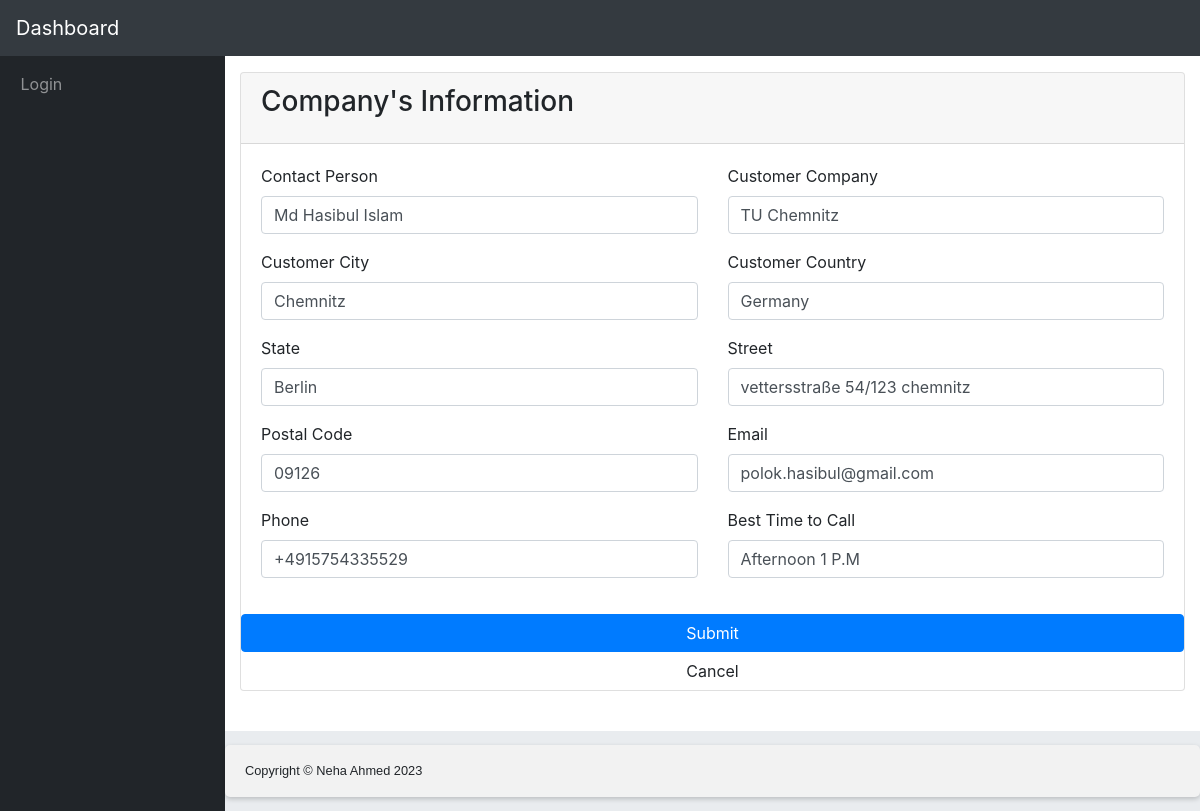
Page /company/1/update/ on the committed database.
### company/models.py (models this page shows, shortened)
class CompanyDetails(models.Model):
    customer_no = models.CharField(max_length=50)
    contact_person = models.CharField(max_length=100)
    customer_company = models.CharField(max_length=100)
    city = models.CharField(max_length=100)
    country = models.CharField(max_length=100)
    state = models.CharField(max_length=100)
    street = models.CharField(max_length=100)
    postal_code = models.CharField(max_length=50)
    email = models.EmailField()
    phone = models.CharField(max_length=50)
    best_time_to_call = models.CharField(max_length=100)

### company/views.py (the view)
# urls.py: path('<int:pk>/update/', update_company_details, name='update_company_details'),
def update_company_details(request, pk):
    company_details = get_object_or_404(CompanyDetails, pk=pk)
    form = CompanyDetailsForm(request.POST or None, instance=company_details)
    if request.method == 'POST' and form.is_valid():
        form.save()
        return redirect('company_details_detail', pk=company_details.pk)
    return render(request, 'company/company_details_form.html', {'form': form, 'my_object': company_details})

### company/forms.py
class CompanyDetailsForm(forms.ModelForm):
    class Meta:
        model = CompanyDetails
        fields = [ 'contact_person', 'customer_company', 'city', 'country', 'state', 'street', 'postal_code', 'email', 'phone', 'best_time_to_call']
        widgets = {
            'contact_person': forms.TextInput(attrs={'class': 'form-control'}),
            'customer_company': forms.TextInput(attrs={'class': 'form-control'}),
            'city': forms.TextInput(attrs={'class': 'form-control'}),
            'country': forms.TextInput(attrs={'class': 'form-control'}),
            'state': forms.TextInput(attrs={'class': 'form-control'}),
            'street': forms.TextInput(attrs={'class': 'form-control'}),
            'postal_code': forms.TextInput(attrs={'class': 'form-control'}),
            'email': forms.EmailInput(attrs={'class': 'form-control'}),
            'phone': forms.TextInput(attrs={'class': 'form-control'}),
            'best_time_to_call': forms.TextInput(attrs={'class': 'form-control'}),
        }

### templates/company/company_details_form.html (shortened to what this page needs)
{% extends 'base.html' %}
{% block content %}
   <div class="row">
    <div class="col-xl-12 col-sm-12 mb-12">
      <div class="card card-warning">
        <div class="card-header">
          <h3 class="card-title">Company's Information</h3>
        </div>
        <div class="card-body">
          <form method = "post" role="form">
            <div class="row">
              <div class="col-sm-6">
                <div class="form-group">
                  <label >Contact Person</label>
                  {{form.contact_person}}
                </div>
              </div>
              <div class="col-sm-6">
                <div class="form-group">
                  <label>Customer Company</label>
                  {{form.customer_company}}
                </div>
              </div>
            </div>
            <div class="row">
              <div class="col-sm-6">
                <div class="form-group">
                  <label>Customer City</label>
                  {{form.city}}
                </div>
              </div>
              <div class="col-sm-6">
                <div class="form-group">
                  <label>Customer Country</label>
                  {{form.country}}
                </div>
              </div>
            </div>
            <div class="row">
              <div class="col-sm-6">
                <div class="form-group">
                  <label>State</label>
                  {{form.state}}
                </div>
              </div>
              <div class="col-sm-6">
                <div class="form-group">
                  <label>Street </label>
                  {{form.street}}
                </div>
              </div>
            </div>
            <div class="row">
              <div class="col-sm-6">
                <div class="form-group">
                  <label>Postal Code</label>
                  {{form.postal_code}}
                </div>
              </div>
              <div class="col-sm-6">
                <div class="form-group">
                  <label>Email</label>
                  {{form.email}}
                </div>
              </div>
            </div>
            <div class="row">
              <div class="col-sm-6">
                <div class="form-group">
                  <label>Phone</label>
                  {{form.phone}}
                </div>
              </div>
              <div class="col-sm-6">
                <div class="form-group">
                  <label>Best Time to Call</label>
                  {{form.best_time_to_call}}
                </div>
              </div>
            </div>
            </div>
            <button type="submit" class="btn btn-primary">Submit</button>
            <a href="{% url 'company_details_list' %}" class="btn btn-default">Cancel</a>
        </div>
      </div>
        <div class="card-body">
      </div>
    </div>
  </div>
{% endblock %}

### static/css/form-css.css (style rules this page uses)
* { box-sizing: border-box; }

### rows in the picture
CompanyDetails: contact_person "Md Hasibul Islam", customer_company "TU Chemnitz", city "Chemnitz", country "Germany", state "Berlin", street "vettersstraße 54/123 chemnitz", postal_code "09126", email "polok.hasibul@gmail.com", phone "+4915754335529", best_time_to_call "Afternoon 1 P.M"
